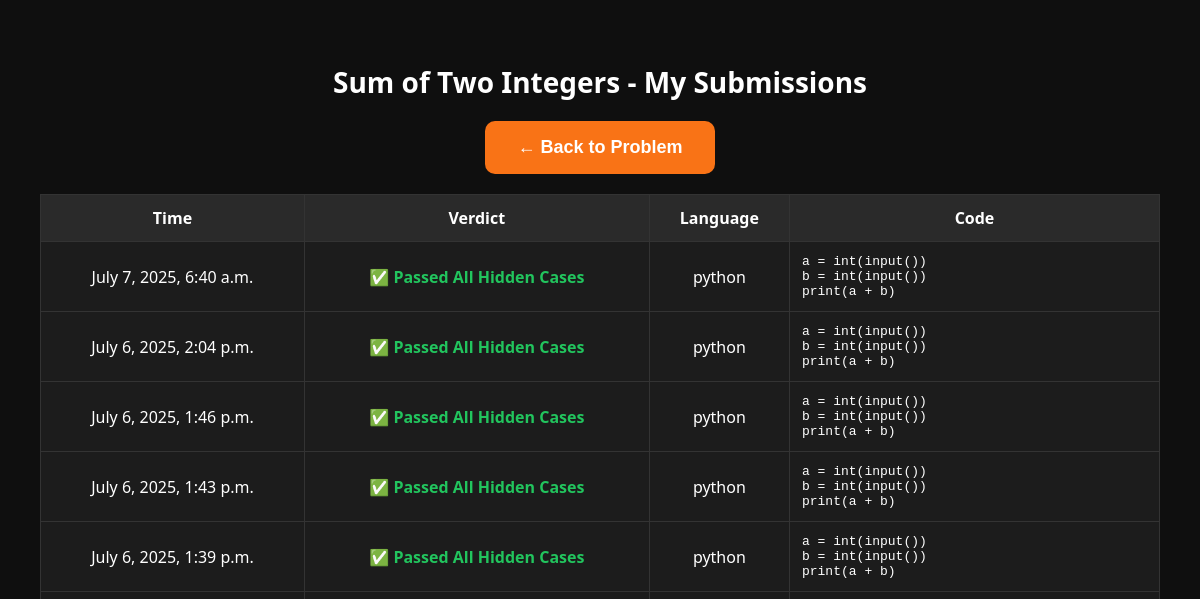
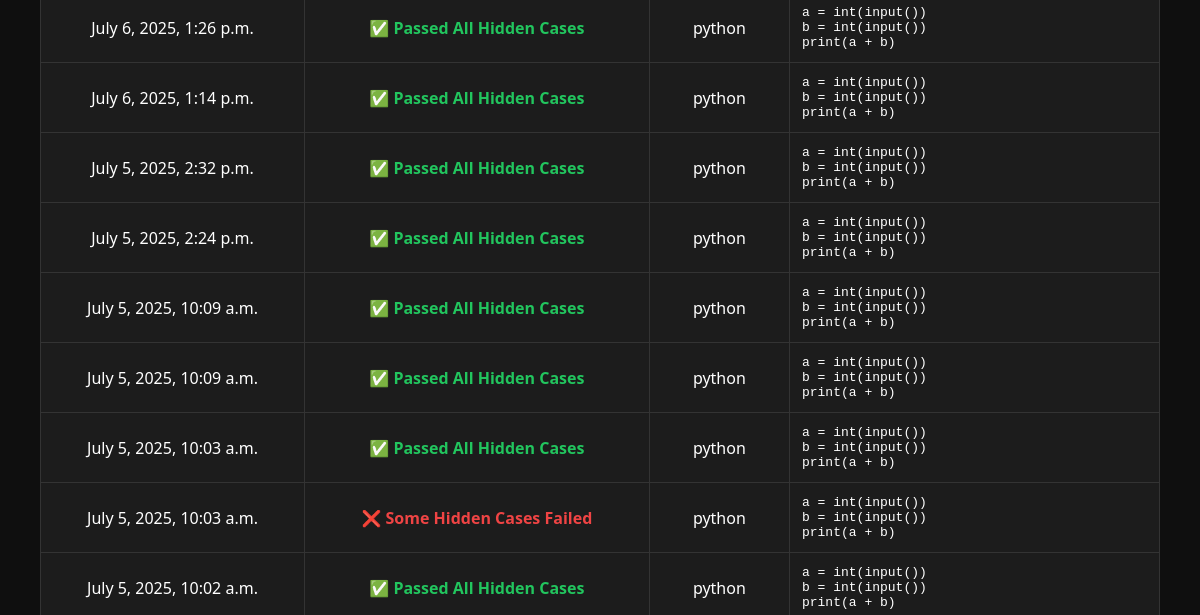
The app's page /executor/submissions/1/ (signed in, upper part), older data (2 pictures, top to bottom).
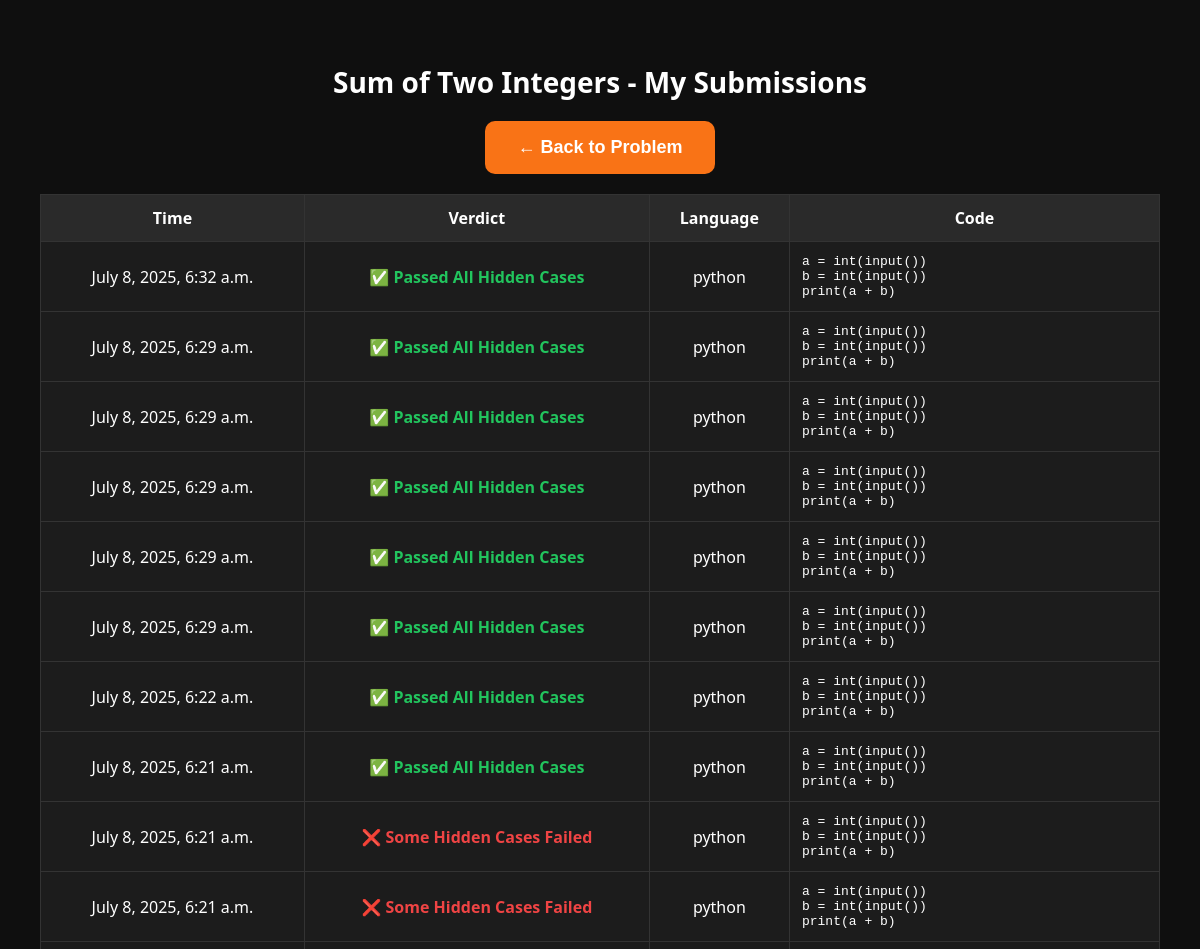
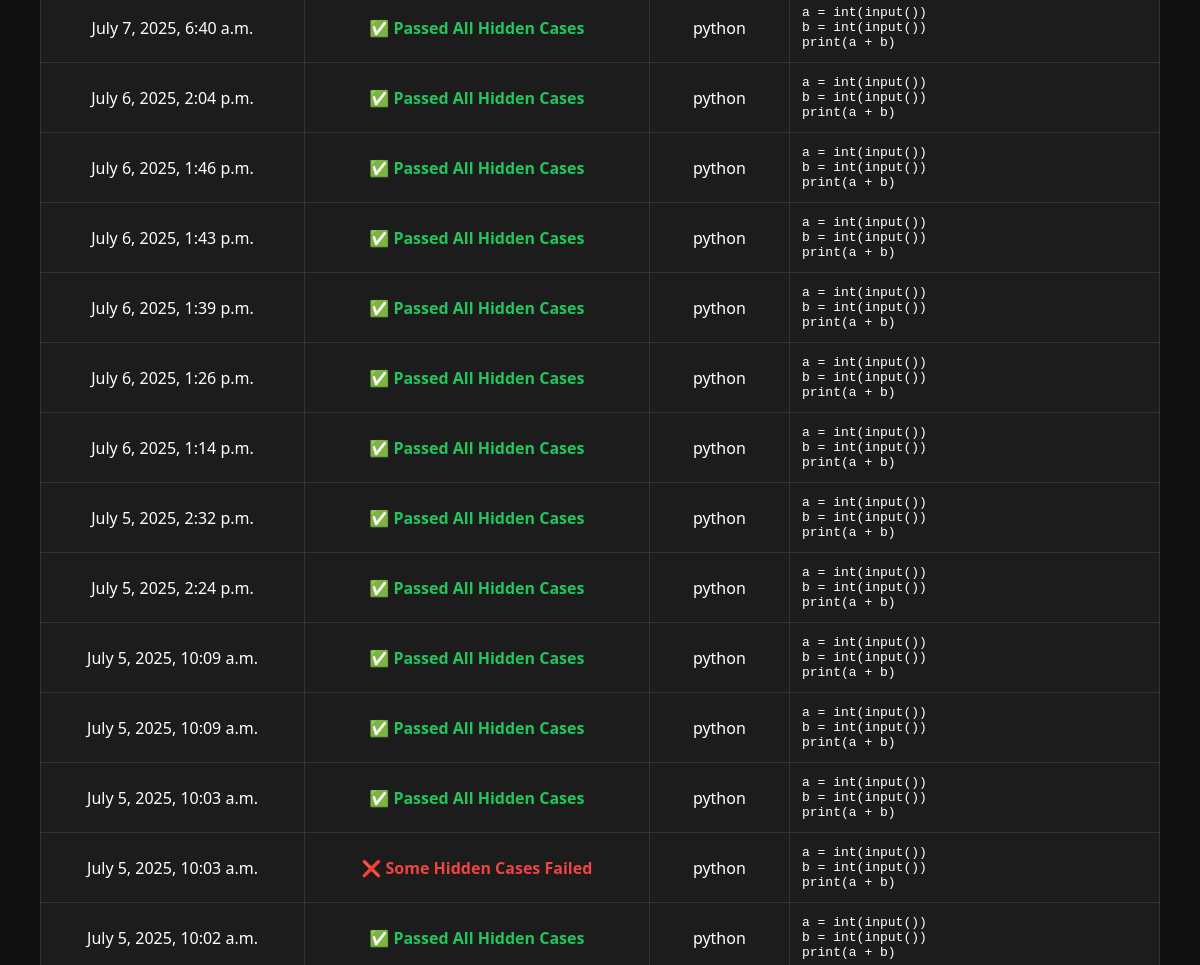
The same page, newer data (2 pictures, top to bottom).
### executor/models.py (models this page shows, shortened)
class Submission(models.Model):
    user = models.ForeignKey(settings.AUTH_USER_MODEL, on_delete=models.CASCADE)  # ✅ Fixed here
    problem = models.ForeignKey(Problem, on_delete=models.CASCADE, related_name='submissions')
    code = models.TextField()
    language = models.CharField(max_length=20)
    verdict = models.CharField(max_length=50)
    created_at = models.DateTimeField(auto_now_add=True)

### executor/views.py (the view)
# urls.py: path('submissions/<int:problem_id>/', views.problem_submissions_view, name='problem_submissions'),
@login_required
def problem_submissions_view(request, problem_id):
    problem = get_object_or_404(Problem, pk=problem_id)
    submissions = Submission.objects.filter(user=request.user, problem=problem).order_by('-created_at')
    already_done = UserSolvedProblem.objects.filter(user=request.user, problem=problem).exists()
    return render(request, 'executor/problem_submissions.html', {
        'problem': problem,
        'submissions': submissions,
        'already_done': already_done,
    })

### executor/templates/executor/problem_submissions.html (shortened to what this page needs)
<!DOCTYPE html>
<html>
<head>
</head>
<body>
    <h2>{{ problem.title }} - My Submissions</h2>
    <div style="text-align: center; margin-top: 10px;">
    <a href="{% url 'html-code-run' %}?problem_id={{ problem.id }}">
        <button class="back-btn">← Back to Problem</button>
    </a>
    </div>
    <table>
        <tr>
            <th>Time</th>
            <th>Verdict</th>
            <th>Language</th>
            <th>Code</th>
        </tr>
        {% for submission in submissions %}
        <tr>
            <td>{{ submission.created_at }}</td>
            <td>
                {% if "Passed All Hidden Cases" in submission.verdict or submission.verdict|slice:":1" == "✅" %}
                    <span class="success">{{ submission.verdict }}</span>
                {% else %}
                    <span class="fail">{{ submission.verdict }}</span>
                {% endif %}
            </td>
            <td>{{ submission.language }}</td>
            <td><pre>{{ submission.code }}</pre></td>
        </tr>
        {% empty %}
        <tr>
            <td colspan="4">No submissions yet.</td>
        </tr>
        {% endfor %}
    </table>
</body>
</html>

Row changes from the older to the newer data that the page shows:
added Submission: created_at "July 8, 2025, 6:32 a.m.", verdict "✅ Passed All Hidden Cases", language "python", code "a = int(input()) b = int(input()) print(a + b)"
added Submission: created_at "July 8, 2025, 6:29 a.m.", verdict "✅ Passed All Hidden Cases", language "python", code "a = int(input()) b = int(input()) print(a + b)"
added Submission: created_at "July 8, 2025, 6:29 a.m.", verdict "✅ Passed All Hidden Cases", language "python", code "a = int(input()) b = int(input()) print(a + b)"
added Submission: created_at "July 8, 2025, 6:29 a.m.", verdict "✅ Passed All Hidden Cases", language "python", code "a = int(input()) b = int(input()) print(a + b)"
added Submission: created_at "July 8, 2025, 6:29 a.m.", verdict "✅ Passed All Hidden Cases", language "python", code "a = int(input()) b = int(input()) print(a + b)"
added Submission: created_at "July 8, 2025, 6:29 a.m.", verdict "✅ Passed All Hidden Cases", language "python", code "a = int(input()) b = int(input()) print(a + b)"
added Submission: created_at "July 8, 2025, 6:22 a.m.", verdict "✅ Passed All Hidden Cases", language "python", code "a = int(input()) b = int(input()) print(a + b)"
added Submission: created_at "July 8, 2025, 6:21 a.m.", verdict "✅ Passed All Hidden Cases", language "python", code "a = int(input()) b = int(input()) print(a + b)"
added Submission: created_at "July 8, 2025, 6:21 a.m.", verdict "❌ Some Hidden Cases Failed", language "python", code "a = int(input()) b = int(input()) print(a + b)"
added Submission: created_at "July 8, 2025, 6:21 a.m.", verdict "❌ Some Hidden Cases Failed", language "python", code "a = int(input()) b = int(input()) print(a + b)"
